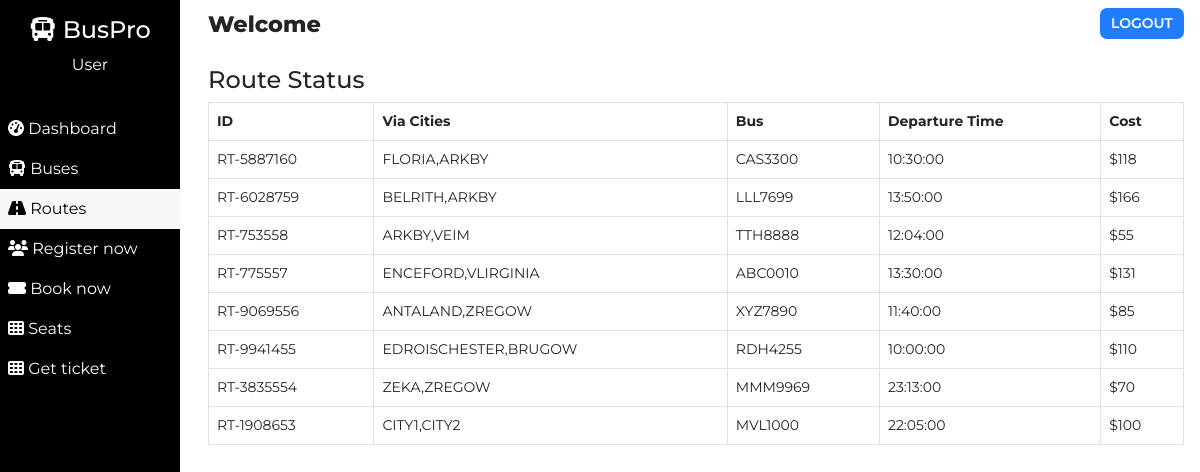
The page /admin/cust_route.php on the database its author committed.
### tables this page shows
CREATE TABLE `routes` (
  `id` int(100) NOT NULL,
  `route_id` varchar(255) NOT NULL,
  `bus_no` varchar(155) NOT NULL,
  `route_cities` varchar(255) NOT NULL,
  `route_dep_date` date NOT NULL,
  `route_dep_time` time NOT NULL,
  `route_step_cost` int(100) NOT NULL,
  `route_created` datetime NOT NULL DEFAULT CURRENT_TIMESTAMP
);

### admin/cust_route.php (the view, shortened to what this page needs)
<!DOCTYPE html>
<html lang="en">
<head>
    <link href="https://cdn.jsdelivr.net/npm/bootstrap@5.0.1/dist/css/bootstrap.min.css" rel="stylesheet">
</head>
<body>
    <?php require '../assets/partials/cust-header.php';?>
        <?php
            $resultSql = "SELECT * FROM `routes` ORDER BY route_created DESC";
            $resultSqlResult = mysqli_query($conn, $resultSql);
            if(!mysqli_num_rows($resultSqlResult)){ ?>
                <div class="container mt-4">
                    <div id="noRoutes" class="alert alert-dark " role="alert">
                        <h1 class="alert-heading">No Routes Found!!</h1>
                        <p class="fw-light">Be the first person to add one!</p>
                        <hr>
                        <div id="addRouteAlert" class="alert alert-success" role="alert">
                                Click on <button id="add-button" class="button btn-sm"type="button"data-bs-toggle="modal" data-bs-target="#addModal">ADD <i class="fas fa-plus"></i></button> to add a route!
                        </div>
                    </div>
                </div>
            <?php }
            else { ?>
                <section id="route">
                    <div id="head">
                        <h4>Route Status</h4>
                    </div>
                    <div id="route-results">
                        <table class="table table-hover table-bordered">
                            <thead>
                                <th>ID</th>
                                <th>Via Cities</th>
                                <th>Bus</th>
                                <th>Departure Time</th>
                                <th>Cost</th>
                            </thead>
                            <?php
                                while($row = mysqli_fetch_assoc($resultSqlResult))
                                {
                                    $route_id = $row["route_id"];
                                    $route_cities = $row["route_cities"];
                                    $route_dep_time = $row["route_dep_time"];
                                    $route_step_cost = $row["route_step_cost"];
                                    $bus_no = $row["bus_no"];
                                        ?>
                                    <tr>
                                        <td>
                                            <?php
                                                echo $route_id;
                                            ?>
                                        </td>
                                        <td>
                                            <?php
                                                echo $route_cities;
                                            ?>
                                        </td>
                                        <td>
                                            <?php
                                                echo $bus_no;
                                            ?>
                                        </td>
                                        <td>
                                            <?php
                                                echo $route_dep_time;
                                            ?>
                                        </td>
                                        <td>
                                            <?php
                                                echo '$'.$route_step_cost;?>
                                        </td>
                                    </tr>
                                <?php
                                }
                            ?>
                        </table>
                    </div>
                    </section>
                <?php  }
            ?>
            </div>
    </main>
</body>
</html>

### assets/styles/admin.php (style rules this page uses)
body { margin: 0; box-sizing: border-box; font-family: 'Montserrat', sans-serif; background-color: white; }
html { scroll-behavior: smooth; }
*, *::after, *::before { box-sizing: inherit; }

### assets/styles/admin-options.php (style rules this page uses)
* { font-family: Montserrat; }
#booking #head, #customer #head, #route #head, #seat #head, #bus #head { padding-top: 1rem; }
#booking, #customer, #route, #bus, #seat { padding: 0 1rem; }
#route table { width: 100%; }
table { font-size: 14px; }
table th,td { padding-left: 0.3rem; }

### rows shown on the page
routes: route "RT-5887160", route_cities "FLORIA,ARKBY", bus_no "CAS3300", route_dep_time "10:30:00", route_step_cost "118"
routes: route "RT-6028759", route_cities "BELRITH,ARKBY", bus_no "LLL7699", route_dep_time "13:50:00", route_step_cost "166"
routes: route "RT-753558", route_cities "ARKBY,VEIM", bus_no "TTH8888", route_dep_time "12:04:00", route_step_cost "55"
routes: route "RT-775557", route_cities "ENCEFORD,VLIRGINIA", bus_no "ABC0010", route_dep_time "13:30:00", route_step_cost "131"
routes: route "RT-9069556", route_cities "ANTALAND,ZREGOW", bus_no "XYZ7890", route_dep_time "11:40:00", route_step_cost "85"
routes: route "RT-9941455", route_cities "EDROISCHESTER,BRUGOW", bus_no "RDH4255", route_dep_time "10:00:00", route_step_cost "110"
routes: route "RT-3835554", route_cities "ZEKA,ZREGOW", bus_no "MMM9969", route_dep_time "23:13:00", route_step_cost "70"
routes: route "RT-1908653", route_cities "CITY1,CITY2", bus_no "MVL1000", route_dep_time "22:05:00", route_step_cost "100"
